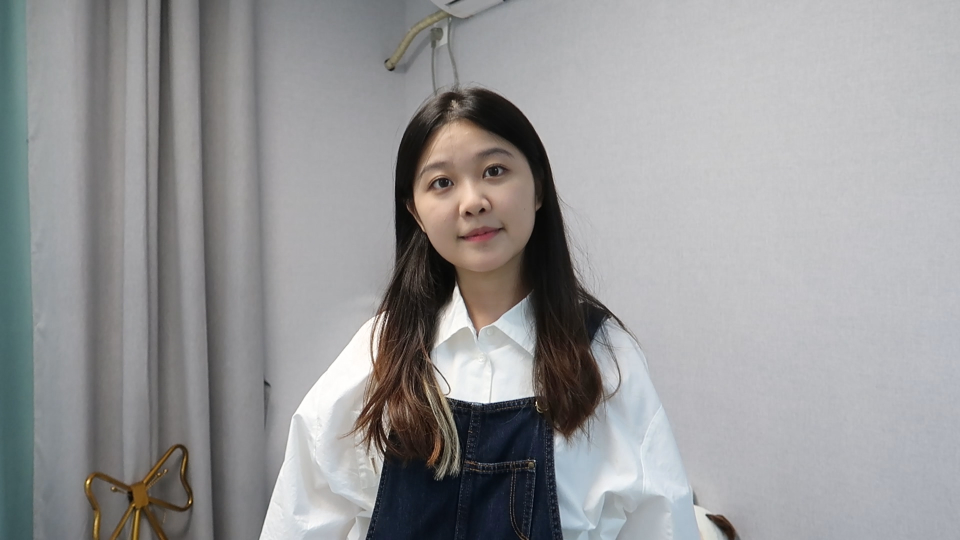
#> input picture images/Jingyi.JPG, 1920 x 1080 px, found by its file name (shown at 1/2 size)
$ python test.py
#> lines starting #> are read from the running program, lines starting #| are printed output that depends on the picture
from PIL import Image
import os

def crop_center_405x405(input_path, output_path):
    # 打开图片
    with Image.open(input_path) as img:
#> img is the input picture: PIL image 1920x1080 RGB; mean R, G, B 151.1, 151, 152.1
        width, height = img.size
#> width = 1920; height = 1080

        # 计算中心裁剪区域
        left = (width - 642) / 2
#> left = 639
        top = (height - 642) / 2
#> top = 219
        right = left + 642
#> right = 1281
        bottom = top + 642
#> bottom = 861

        # 执行裁剪
        cropped_img = img.crop((left, top, right, bottom))
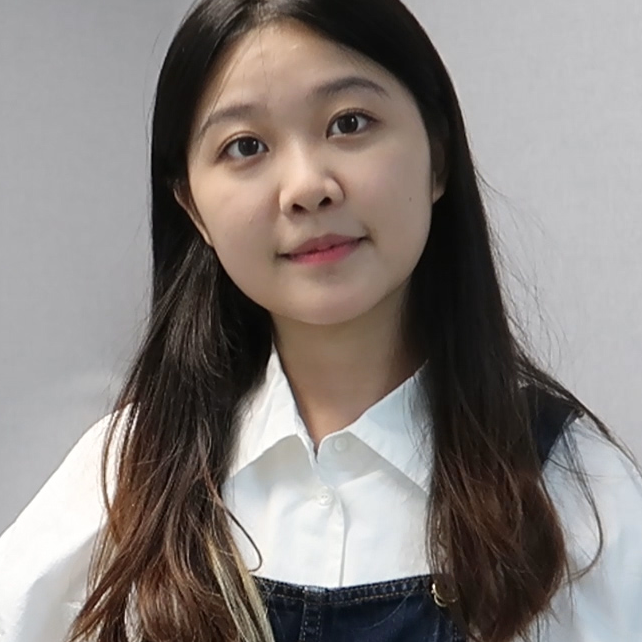
#> cropped_img: PIL image 642x642 RGB; mean R, G, B 134.9, 127.9, 124.5

        # 保存为 JPG
        cropped_img.save(output_path, format='JPEG')
        print(f"Image saved to: {output_path}")

# 示例用法（请替换为你自己的路径）
input_image = "/mnt/ssd/jingyi/Info/Jingyi-Official.github.io/images/Jingyi.jpg"
output_image = "/mnt/ssd/jingyi/Info/Jingyi-Official.github.io/images/Jingyi_2.jpg"

crop_center_405x405(input_image, output_image)
